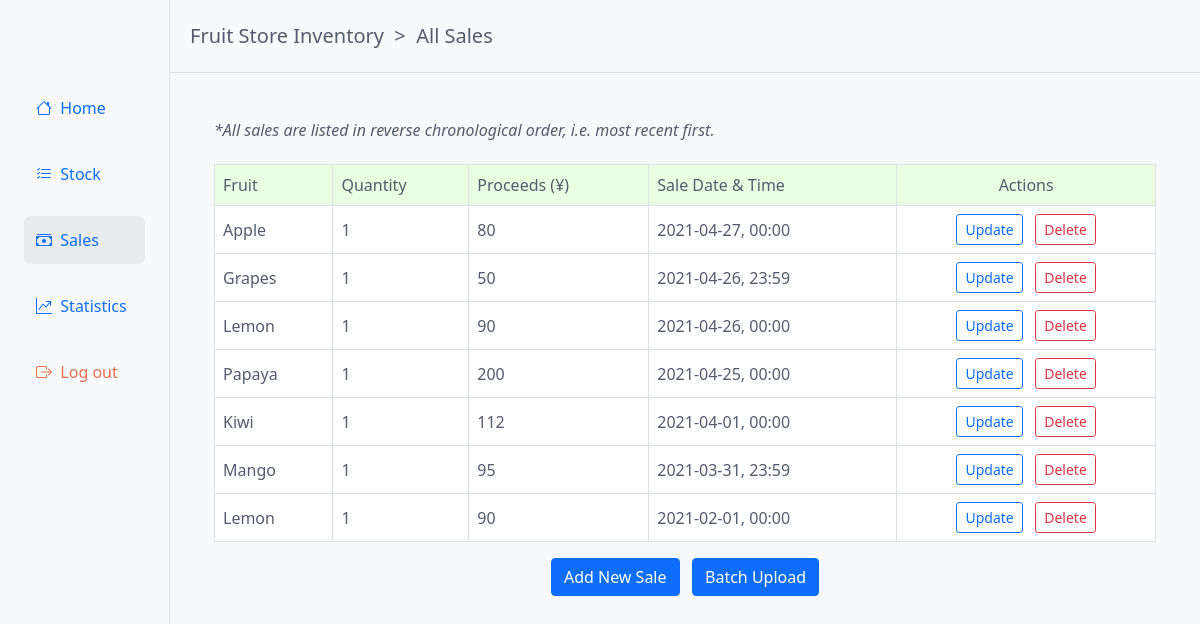
Page /sales/list/ (signed in) on the earlier database version.
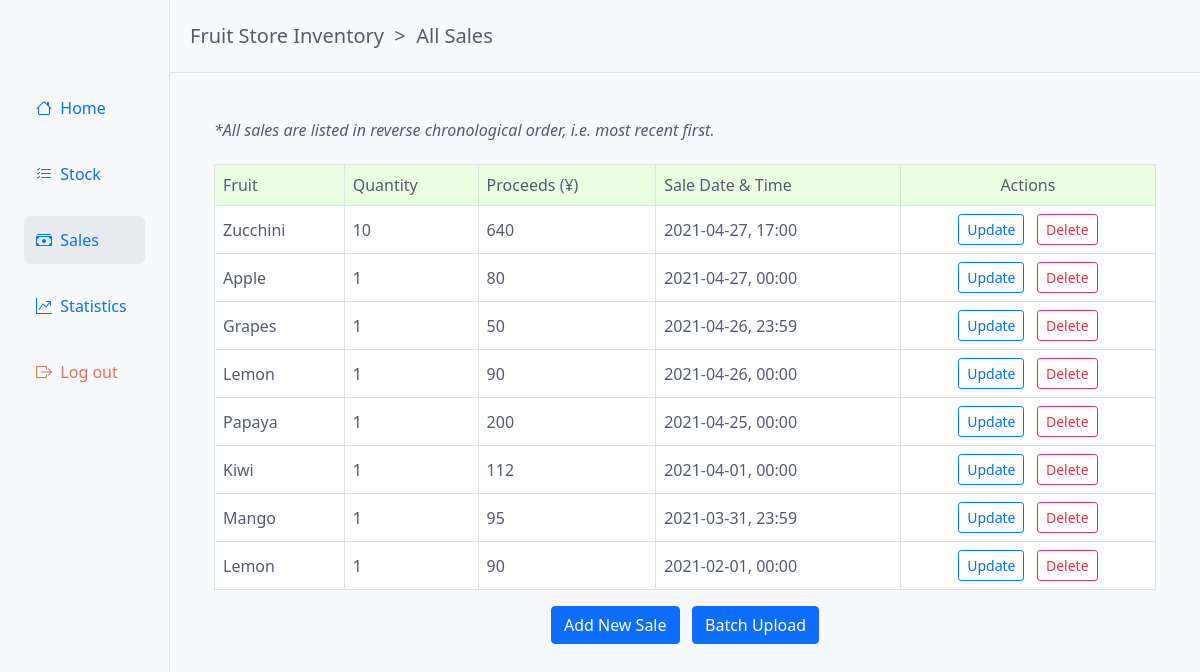
Same page on the later database version.
### sales/models.py (models this page shows, shortened)
class Sale(models.Model):
    fruit = models.ForeignKey(
        Fruit,
        related_name="sales",
        on_delete=models.SET_NULL,
        null=True,
    )
    fruit_name = models.CharField(max_length=100)
    quantity = models.PositiveIntegerField(
        default=0,
        validators=[MinValueValidator(0), MaxValueValidator(999999999999)],
    )
    fruit_price_when_sold = models.PositiveIntegerField(blank=True, null=True)
    proceeds = models.PositiveIntegerField(blank=True, null=True)
    sold_on = models.DateTimeField(validators=[reject_future_date_time])
    class Meta:
        verbose_name = "sale"
        verbose_name_plural = "sales"

### sales/views.py (the view)
# urls.py: path("list/", sale_list, name="sale_list"),
@login_required
def sale_list(request):
    sales = Sale.objects.order_by("-sold_on")
    return render(request, "sales/sale_list.html", {"sales": sales})

### templates/sales/sale_list.html (shortened to what this page needs)
{% extends 'base.html' %}
{% load humanize %}
{% block page-trail %}&nbsp;&nbsp;>&nbsp;&nbsp;All Sales{% endblock page-trail %}
{% block content %}
    <div class="row my-5 mx-3">
        <div class="col mx-3">
            {% if sales %}
            <h6 class="mb-4"><i>*All sales are listed in reverse chronological order, i.e. most recent first.</i></h6>
            <div class="table-responsive">
                <table class="table table-bordered">
                    <thead class="table-header-bg-2">
                        <tr>
                            <th scope="col">Fruit</th>
                            <th scope="col">Quantity</th>
                            <th scope="col">Proceeds (¥)</th>
                            <th scope="col">Sale Date & Time</th>
                            <th scope="col" class="col-center-align">Actions</th>
                        </tr>
                    </thead>
                    <tbody class="table-body-bg">
                        {% for sale in sales %}
                            <tr>
                                <td>{{ sale.fruit_name|capfirst }}</td>
                                <td>{{ sale.quantity|intcomma }}</td>
                                <td>{{ sale.proceeds|intcomma }}</td>
                                <td>{{ sale.sold_on|date:"Y-m-d" }}, {{ sale.sold_on|time:"H:i" }}</td>
                                <td class="col-center-align">
                                    <a href="{% url 'sale_update' sale.pk %}"  class="btn btn-outline-primary btn-sm mr-2" role="button">Update</a>
                                    <form action="{% url 'sale_delete' sale.pk %}" method="POST" style="display:inline">
                                        <button type="submit" class="btn btn-outline-danger btn-sm">Delete</button>
                                    </form>
                                </td>
                            </tr>
                        {% endfor %}
                    </tbody>
                </table>
            </div>
            <div class="text-center">
                <a href="{% url 'sale_create' %}" class="btn btn-primary mr-2" role="button">Add New Sale</a>
                <a href="{% url 'sale_upload' %}" class="btn btn-primary" role="button">Batch Upload</a>
            </div>
            {% else %}
                <p>No sales information has been added. To do so, please use one of the buttons below.</p>
                <a href="{% url 'sale_create' %}" class="btn btn-primary mt-3 mr-2" role="button">Add New Sale</a>
                &nbsp;
                <a href="{% url 'sale_upload' %}" class="btn btn-primary mt-3" role="button">Batch Upload</a>
            {% endif %}
        </div>
    </div>
{% endblock %}

Differences in the rows shown:
added Sale: fruit_name "Zucchini", quantity "10", proceeds "640", sold_on "2021-04-27", sold_on "17:00"
